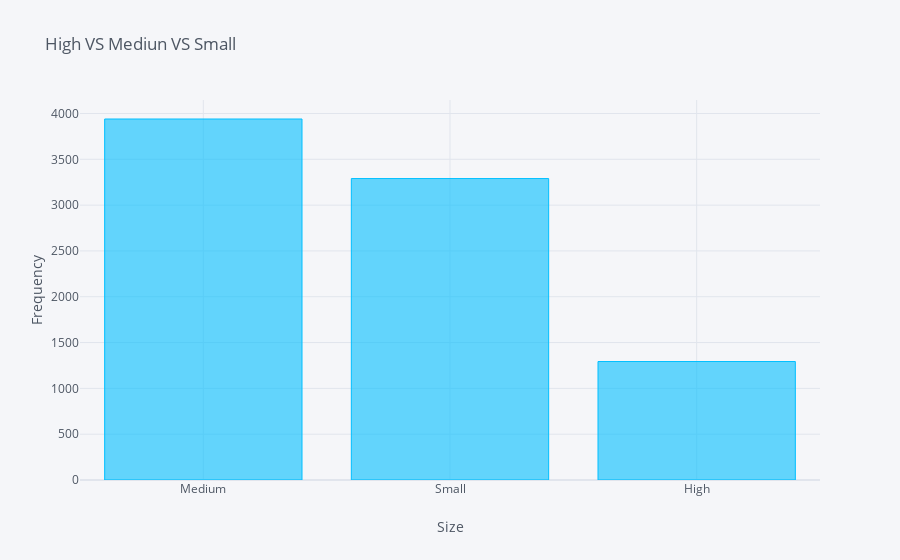

The notebook cell this image was saved under:
### Code cell
# Counting the values
count = train_data['Outlet_Size'].value_counts().reset_index()
count.iplot(kind='bar', color='deepskyblue', x='index', y='Outlet_Size', title='High VS Mediun VS Small',
           xTitle='Size', yTitle='Frequency')

### Figure 1 — Plotly figure (JSON) as saved in the notebook; plotly's stock layout.template omitted (floating-point values rounded to 4 significant figures)
{"data": [{"marker": {"color": "rgba(0, 191, 255, 0.6)", "line": {"color": "rgba(0, 191, 255, 1.0)", "width": 1}}, "name": "Outlet_Size", "orientation": "v", "text": "", "type": "bar", "x": ["Medium", "Small", "High"], "y": [3940, 3290, 1293]}], "layout": {"legend": {"bgcolor": "#F5F6F9", "font": {"color": "#4D5663"}}, "paper_bgcolor": "#F5F6F9", "plot_bgcolor": "#F5F6F9", "title": {"font": {"color": "#4D5663"}, "text": "High VS Mediun VS Small"}, "xaxis": {"gridcolor": "#E1E5ED", "showgrid": true, "tickfont": {"color": "#4D5663"}, "title": {"font": {"color": "#4D5663"}, "text": "Size"}, "zerolinecolor": "#E1E5ED"}, "yaxis": {"gridcolor": "#E1E5ED", "showgrid": true, "tickfont": {"color": "#4D5663"}, "title": {"font": {"color": "#4D5663"}, "text": "Frequency"}, "zerolinecolor": "#E1E5ED"}}}
